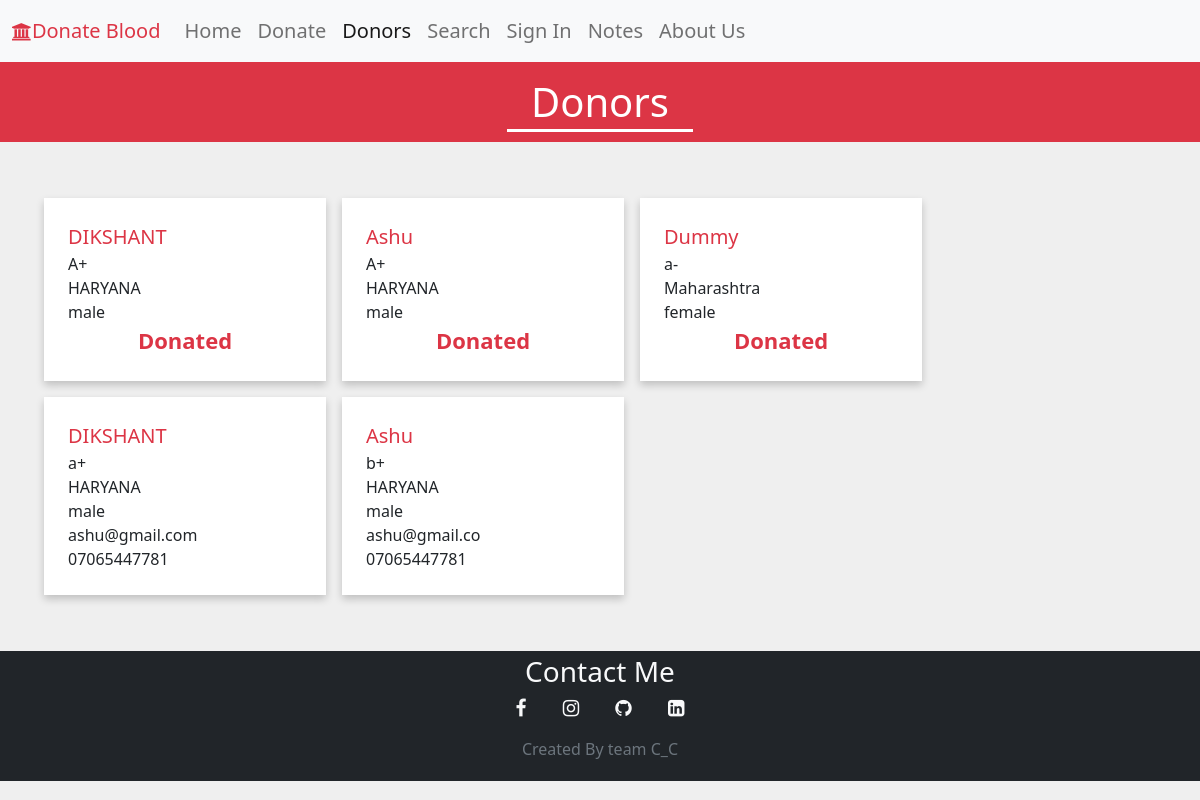
The page /donors.php on the database its author committed.
### tables this page shows
CREATE TABLE `donors` (
  `id` int(255) NOT NULL,
  `name` varchar(255) NOT NULL,
  `blood_group` varchar(255) NOT NULL,
  `gender` varchar(255) NOT NULL,
  `email` varchar(255) NOT NULL,
  `dob` varchar(255) NOT NULL,
  `mobile` varchar(255) NOT NULL,
  `state` varchar(255) NOT NULL,
  `password` varchar(255) NOT NULL,
  `save_life_data` varchar(255) DEFAULT NULL
);

### donors.php (the view, shortened to what this page needs)
<?php
    include "includes/header.php";
    include "includes/db.php";
    if(isset($_SESSION["user_id"]) ){
        include "loginnav.php";
    }else{
        include "includes/navigation.php";
    }
?>
<div class="container-fluid bg-danger text-center donor-div p-3 ">
    <h1 class="d-inline text-white px-4  m-3">Donors</h1>
</div>
<div class="container-fluid p-5">
    <div class="row">
<?php
$selectquery = "select * from donors";
$query = mysqli_query($connection,$selectquery);
if(mysqli_num_rows($query) > 0){
    while($row = mysqli_fetch_assoc($query)){
        if($row["save_life_data"] == NULL){
            echo '<div class="col-md-3 p-4 donors-div m-2" >
                    <span class="text-danger text-capitalize" style="font-size:20px;">'.$row["name"].'</span>
                    <span class="">'.$row["blood_group"].'</span>
                    <span class="">'.$row["state"].'</span>
                    <span class="">'.$row["gender"].'</span>
                    <span class="">'.$row["email"].'</span>
                    <span class="">'.$row["mobile"].'</span>
                </div>';
        }else{
                $savedate = $row["save_life_data"];
                $end = date_create();
                $diff = date_diff(date_create($savedate),$end);
                $diffmonth = $diff->m;
                if($diffmonth >= 3){
                    echo '<div class="col-md-3 p-4 donors-div m-2" >
                    <span class="text-danger text-capitalize" style="font-size:20px;">'.$row["name"].'</span>
                    <span class="">'.$row["blood_group"].'</span>
                    <span class="">'.$row["state"].'</span>
                    <span class="">'.$row["gender"].'</span>
                    <span class="">'.$row["email"].'</span>
                    <span class="">'.$row["mobile"].'</span>
                </div>';
                }else{
                    echo '<div class="col-md-3 p-4 donors-div m-2" >
                    <span class="text-danger text-capitalize" style="font-size:20px;">'.$row["name"].'</span>
                    <span class="">'.$row["blood_group"].'</span>
                    <span class="">'.$row["state"].'</span>
                    <span class="">'.$row["gender"].'</span>
                    <b><span class="text-danger text-capitalize text-center" style="font-size:22px;color:red;">Donated</span></b>
            </div>';
                }
        }
    }
}
?>
    </div>
</div>
<?php
    include "includes/footer.php";
?>

### includes/header.php (shortened to what this page needs)
<!doctype html>
<html lang="en">
  <head>
    <link rel="stylesheet" type="text/css" href="css/style.css">
    <link rel="stylesheet" href="https://stackpath.bootstrapcdn.com/bootstrap/5.0.0-alpha1/css/bootstrap.min.css">
    <link rel="stylesheet" href="https://cdnjs.cloudflare.com/ajax/libs/font-awesome/4.7.0/css/font-awesome.min.css">
  </head>
  <body>

### includes/navigation.php (shortened to what this page needs)
<?php
include "header.php";
?>
<nav class="navbar navbar-expand-lg navbar-light bg-light " style="position:fixed ;width:100%;z-index:999">
  <div class="container-fluid">
    <a class="navbar-brand ml-4 text-danger" href="#"><i class="fa fa-university mr-1 " style="font-size:0.87em;" aria-hidden="true"></i>Donate Blood</a>
    <div class="collapse navbar-collapse mr-4" id="navbarSupportedContent">
      <ul class="navbar-nav ml-auto mb-2 mb-lg-0" >
        <li class="nav-item">
          <a class="nav-link active home" aria-current="page" href="index.php" >Home</a>
        </li>
        <li class="nav-item">
          <a class="nav-link donate" href="donate.php">Donate</a>
        </li>
        <li class="nav-item">
          <a class="nav-link donors" href="donors.php">Donors</a>
        </li>
        <li class="nav-item">
          <a class="nav-link search" href="search.php">Search</a>
        </li>
        <li class="nav-item">
          <a class="nav-link signin" href="signin.php">Sign In</a>
        </li>
        <li class="nav-item">
          <a class="nav-link notes" href="notesproject/public/index.php">Notes</a>
        </li>
        <li class="nav-item">
          <a class="nav-link about" href="index.php">About Us</a>
        </li>
      </ul>
    </div>
  </div>
</nav>

### includes/footer.php (shortened to what this page needs)
<footer class=" container-fluid footer bg-dark text-light py-0">
    <div class="contacttitle pt-1">
      <h3 class=" text-center"> Contact Me</h3>
    </div>
    <div class="social-icons text-center mt-2 mb-3">
        <a href="#" class="text-light mx-3"><i class="fa fa-facebook" style="font-size:1.2rem;"></i></a>
        <a href="#" class="text-light mx-3"><i class="fa fa-instagram" style="font-size:1.2rem;"></i></a>
        <a href="#" class="text-light mx-3"><i class="fa fa-github" style="font-size:1.2rem;"></i></a>
        <a href="#" class="text-light mx-3"><i class="fa fa-linkedin-square" style="font-size:1.2rem;"></i></a>
    </div>
    <div class="copyright text-center p-1 pt-0">
      <p class="text-secondary"> Created By team C_C</p>
    </div>
</footer>
  </body>
</html>

### css/style.css (style rules this page uses)
* { font-size:20px; }

### includes/navigation.php (style rules this page uses)
.navbar a { font-size:20px !important; }

### donors.php (style rules this page uses)
* { font-size:16px; }
body { background:#efefef; }
.navbar { position:relative !important; }
.navbar a { font-size:20px; }
.donor-div { position:relative !important; }
.donor-div h1 { border-bottom:3px solid white; }
.donors-div { max-width:300px; background:white; box-shadow:0px 4px 8px rgba(0,0,0,0.2); }
.donors-div span { display:block; }

### rows shown on the page
donors: name "DIKSHANT", blood_group "A+", state "HARYANA", gender "male"
donors: name "Ashu", blood_group "A+", state "HARYANA", gender "male"
donors: name "Dummy", blood_group "a-", state "Maharashtra", gender "female"
donors: name "DIKSHANT", blood_group "a+", state "HARYANA", gender "male", email "ashu@gmail.com", mobile "07065447781"
donors: name "Ashu", blood_group "b+", state "HARYANA", gender "male", email "ashu@gmail.co", mobile "07065447781"
